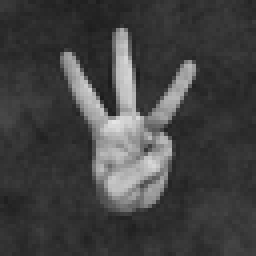
#> input picture practicas/resoluciones/datasets/Fingers/samples/3L.png, 64 x 64 px, found by its file name (shown 4 times larger)
$ jupyter execute --allow-errors 10_a_Dedos_explorar.ipynb
#> lines starting #> are read from the running program, lines starting #| are printed output that depends on the picture; after the words box and inside, x2 and y2 are one past the last pixel; in counts of white or black regions, pixels touching at a corner belong together
# Extracción de Características de Imagen con Manos
---
**Montar la carpeta de Google Drive y definir constantes para trabajar**

[cell 1]
ColabNotebook = 'google.colab' in str(get_ipython())

if ColabNotebook:
    # monta G-drive en entorno COLAB
    from google.colab import drive
    drive.mount('/content/drive/')

    # carpeta donde se encuentran archivos .py auxiliares
    FUENTES_DIR = '/content/drive/MyDrive/Colab Notebooks/FUENTES/'
    DATOS_DIR = '/content/drive/MyDrive/Colab Notebooks/DATOS/'      # carpeta donde se encuentran los datasets
else:
    # configuración para notebook con instalación LOCAL
    FUENTES_DIR = '../Fuentes'         # carpeta donde se encuentran archivos .py auxiliares
    DATOS_DIR   = '../Datos/' # carpeta donde se encuentran los datasets

# agrega ruta de busqueda donde tenemos archivos .py
import sys
sys.path.append(FUENTES_DIR)

**Propiedades Geométricas de una Imagen**

[cell 2]
from skimage.measure import regionprops, find_contours
from skimage.filters import threshold_otsu
from skimage.morphology import closing, square
from skimage.segmentation import clear_border
from skimage import io
import matplotlib.pyplot as plt
import matplotlib.patches as mpatches
import plotly.graph_objects as go
import pandas as pd
import numpy as np
import glob
import math

arch_img = DATOS_DIR + '/Fingers/samples/1L.png'
#> (the rest of this cell did not finish here and is left out)

**Grafica imagen original, imagen binarizada y contorno**

[cell 3]
fig, axs = plt.subplots(1,3, figsize=(10,5))
#> (the rest of this cell did not finish here and is left out)

### Gráfica de una imagen de escala de grises como una superficie en 3D
La intensidad del pixel se muestra como altura

[cell 4]
def plot_grayscale_surface(img, escala):

    height, width = img.shape  # Dimensiones de la imagen

    # Crea una malla de coordenadas
    x = np.linspace(0, width - 1, width)
    y = np.linspace(0, height - 1, height)
    x, y = np.meshgrid(x, y)

    # Crea la superficie 3D
    fig = go.Figure(data=[go.Surface(z=img*escala, x=x, y=y, colorscale='Gray', cmin=0, cmax=255*escala)])

    # Actualiza el diseño de la figura
    fig.update_layout(
        title='Superficie de  Imagen en Escala de Grises',
        scene=dict(
            xaxis_title='Ancho',
            yaxis_title='Alto',
            zaxis_title='Intensidad de Gris',
        ),
        width=700,  # Ancho de la figura
        height=700,  # Altura de la figura
        margin=dict(l=50, r=0, b=0, t=50)  # Márgenes de la figura
    )

    fig.show()

# Muestra plot de imagen, escala reduce la intensidad (y la altura) para mejor visualización
#> (the rest of this cell did not finish here and is left out)

Imágenes de los pasos de extracción de características

[cell 5]
arch_img = DATOS_DIR + '/Fingers/samples/3L.png'
imagen = io.imread(arch_img)
#> imagen is the input picture: shape (64, 64); min 27, max 228, mean 66.5

# # busca umbral global con método estadístico de Otsu
umbral = threshold_otsu(imagen)
#> umbral = 106

# # binariza la imagen
imagen_bn = (imagen > umbral)*1
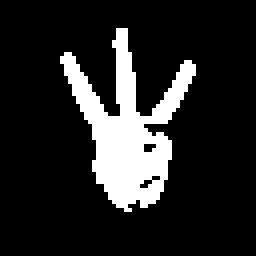
#> imagen_bn: shape (64, 64) int64 (shown 4 times larger); values 0 (black) and 1 (white), 14.9% white; 1 white region, box (x1, y1, x2, y2) and area: (15, 7, 49, 53) 609

# # cierra pequeños huecos/cortes que pudiera tener la imagen de la mano
imagen_cl = closing(imagen_bn, square(3))
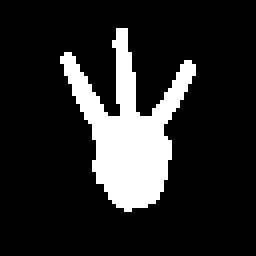
#> imagen_cl: shape (64, 64) int64 (shown 4 times larger); values 0 (black) and 1 (white), 15.5% white; 1 white region

# # remueve artefactos que pudiera tener la imagen en los bordes
imagen_lista = clear_border(imagen_cl)

# obtiene valores geométricos a partir de las regiones (objetos "aislados") en la imagen
regiones = regionprops(imagen_lista)
#> regiones = 1 regions; box (x1, y1, x2, y2) and area: (15, 7, 49, 53) 634

# datos de la primera región. Debería ser la única si la mano fue segmentada correctamente
region = regiones[0]

fig, axs = plt.subplots(1,4, figsize=(12,5))
axs[0].imshow(imagen, cmap='gray')
axs[1].imshow(imagen_bn, cmap='gray')
axs[2].imshow(imagen_cl, cmap='gray')

contour = find_contours(imagen_cl, 0.5)[0]
#> contour = 231 pairs, first value 6.5 to 52.5, second value 14.5 to 48.5
y, x = contour.T
#> y = 231 values, max 52.5 at index 0, min 6.5 at index 116, mean 27.14; x = 231 values, max 48.5 at index 173, min 14.5 at index 57, mean 31.41

axs[3].set_aspect('equal', 'box')
axs[3].set_xlim([0, 60])
axs[3].set_ylim([0, 60])
axs[3].plot(x, y.max()-y+1)
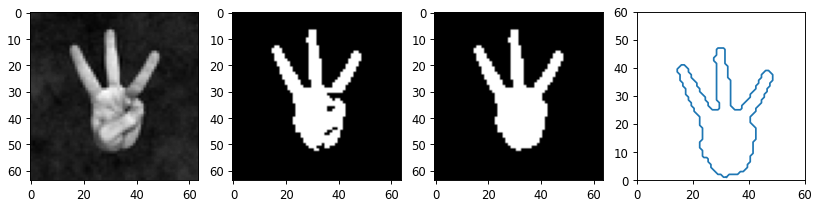
#> figure drawn by matplotlib, 4 panels

Gráfico de centroide, eje mayor, eje menor y boundingbox

[cell 6]
# Encontrar propiedades de las regiones
regions = regionprops(imagen_cl)
#> regions has the same summary as regiones

# Crear una figura para mostrar la imagen
fig, ax = plt.subplots()
ax.imshow(imagen, cmap='gray')

# Dibujar el contorno de la región
for region in regions:
    y, x = region.centroid
    perimeter = region.perimeter
    # centroide de la figura en rojo
    plt.scatter(x, y, c='red')  # Marcar el punto medio
    contour = region.bbox
    #bounding box (caja contenedora) en azul
    rect = plt.Rectangle((contour[1], contour[0]), contour[3] - contour[1], contour[2] - contour[0],
                         fill=False, edgecolor='blue', linewidth=2)  # Dibujar el contorno
    ax.add_patch(rect)

   # Obtener la información de la elipse ajustada a la región
    major_axis_length = region.major_axis_length
    minor_axis_length = region.minor_axis_length
    orientation = region.orientation

    # Calcular los extremos del eje mayor y el eje menor
    y0, x0 = region.centroid
    x1 = x0 + np.cos(orientation) * 0.5 * minor_axis_length
    y1 = y0 - np.sin(orientation) * 0.5 * minor_axis_length
    x2 = x0 - np.sin(orientation) * 0.5 * major_axis_length
    y2 = y0 - np.cos(orientation) * 0.5 * major_axis_length

    # Dibujar el eje menor y el eje mayor
    plt.plot((x0, x1), (y0, y1), color='green', linewidth=2)  # Eje menor en verde
    plt.plot((x0, x2), (y0, y2), color='orange', linewidth=2)  # Eje mayor en naranja
#> this loop made 1 pass
#> (y, x, perimeter, contour, major_axis_length, minor_axis_length, orientation, y0) on pass 1: (32.1, 31.71, 190.3, (7, 15, 53, 49), 43.63, 28.04, 0.153, 32.1)

# Mostrar la imagen con el punto medio y el contorno
plt.show()
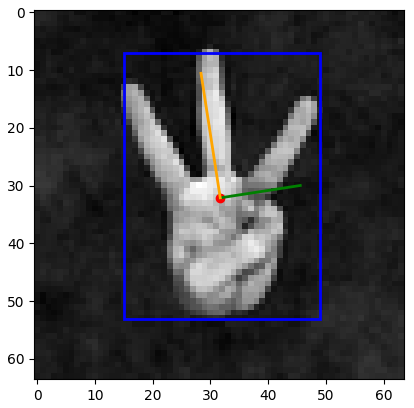
#> figure drawn by matplotlib, 1 panel

Máscara de la imagen y su versión convexa

[cell 7]
# Crear una figura para mostrar la imagen
fig, ax = plt.subplots(1, 2, figsize=(10, 5))

# Dibujar contorno, ejes mayor y menor en la primera imagen
ax[0].imshow(regions[0].image_filled)
ax[1].imshow(regions[0].convex_image)

plt.tight_layout()
plt.show()
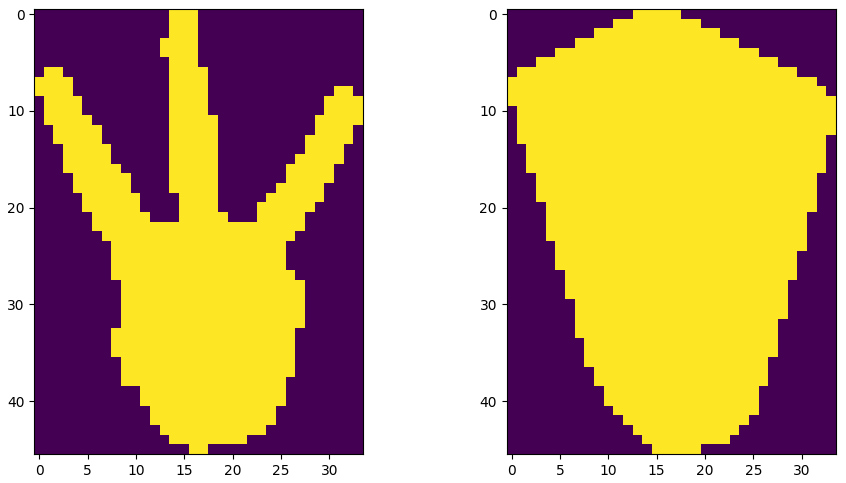
#> figure drawn by matplotlib, 2 panels
